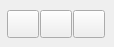
            <widget class="QWidget" name="lfaWidgetVerschneiden">
             <property name="styleSheet">
              <string notr="true">#lfaWidgetVerschneiden{
	background-color: rgb(240,240,240)
}</string>
             </property>
             <attribute name="title">
              <string>Verschneiden</string>
             </attribute>
             <widget class="QPushButton" name="butContactClip">
              <property name="geometry">
               <rect>
                <x>7</x>
                <y>10</y>
                <width>32</width>
                <height>28</height>
               </rect>
              </property>
              <property name="autoFillBackground">
               <bool>false</bool>
              </property>
              <property name="styleSheet">
               <string notr="true"/>
              </property>
              <property name="text">
               <string/>
              </property>
              <property name="icon">
               <iconset>
                <normaloff>../Icons/butContactClip.gif</normaloff>../Icons/butContactClip.gif</iconset>
              </property>
              <property name="iconSize">
               <size>
                <width>20</width>
                <height>20</height>
               </size>
              </property>
             </widget>
             <widget class="QPushButton" name="butInsideClip">
              <property name="geometry">
               <rect>
                <x>73</x>
                <y>10</y>
                <width>32</width>
                <height>28</height>
               </rect>
              </property>
              <property name="autoFillBackground">
               <bool>false</bool>
              </property>
              <property name="styleSheet">
               <string notr="true"/>
              </property>
              <property name="text">
               <string/>
              </property>
              <property name="icon">
               <iconset>
                <normaloff>../Icons/butInsideClip.gif</normaloff>../Icons/butInsideClip.gif</iconset>
              </property>
              <property name="iconSize">
               <size>
                <width>20</width>
                <height>20</height>
               </size>
              </property>
             </widget>
             <widget class="QPushButton" name="butOutsideClip">
              <property name="geometry">
               <rect>
                <x>40</x>
                <y>10</y>
                <width>32</width>
                <height>28</height>
               </rect>
              </property>
              <property name="autoFillBackground">
               <bool>false</bool>
              </property>
              <property name="styleSheet">
               <string notr="true"/>
              </property>
              <property name="text">
               <string/>
              </property>
              <property name="icon">
               <iconset>
                <normaloff>../Icons/butOutsideClip.gif</normaloff>../Icons/butOutsideClip.gif</iconset>
              </property>
              <property name="iconSize">
               <size>
                <width>20</width>
                <height>20</height>
               </size>
              </property>
             </widget>
            </widget>
